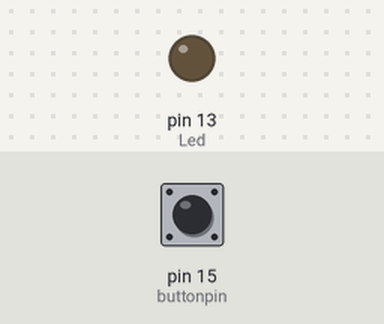
Simulated run of this sketch. Board: Arduino Uno, built with avr-gcc and run on an emulated ATmega328P. Shown: output pins drawn as LEDs (lit = HIGH). The test bench sets the inputs (shaded band); at power-on: pin 15 (buttonpin) LOW. What the sketch prints to the serial monitor is not drawn.

Above: at 1.2 s.
1.3 s: pin 15 (buttonpin) pulled HIGH for 0.15 s
At 1.37 s:
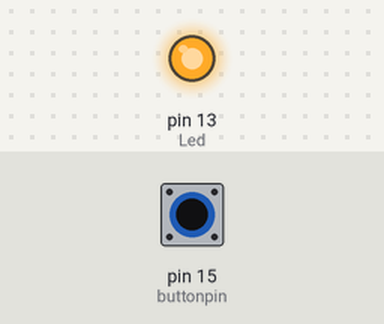
2.9 s: pin 15 (buttonpin) pulled HIGH for 3.2 s
At 7.0 s:
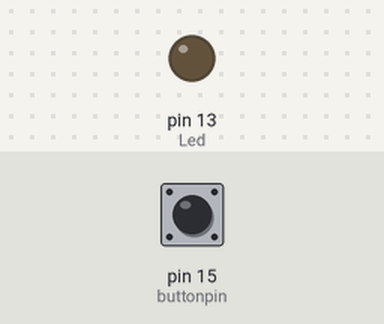
Timing chart, 0 to 8.5 s (numbered marks = the images above; inputs shaded):
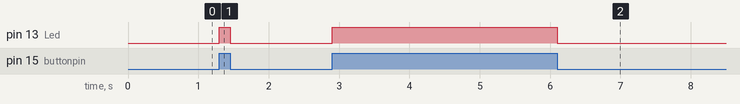

The sketch:

cihuangkaiguan.ino
```cpp
#define Led 13 //定义LED 接口
#define buttonpin 15 //定义磁环传感器接口
int val;//定义数字变量val
void setup()
{
pinMode(Led,OUTPUT);//定义LED 为输出接口
pinMode(buttonpin,INPUT);//定义磁环传感器为输出接口

Serial.begin(115200);
}
void loop()
{
val=digitalRead(buttonpin);//将数字接口3的值读取赋给val
if(val==HIGH)//当磁环传感器检测有信号时，LED 闪烁
{
digitalWrite(Led,HIGH);
}
else
{
digitalWrite(Led,LOW);
}
Serial.print("val:");
Serial.println(val,HEX);
}
```

Measured:
- after the input at 1.3 s, pin 13 (Led): LOW → HIGH at once, → LOW 0.15 s later
- after the input at 2.9 s, pin 13 (Led): LOW → HIGH at once, → LOW 3.2 s later
